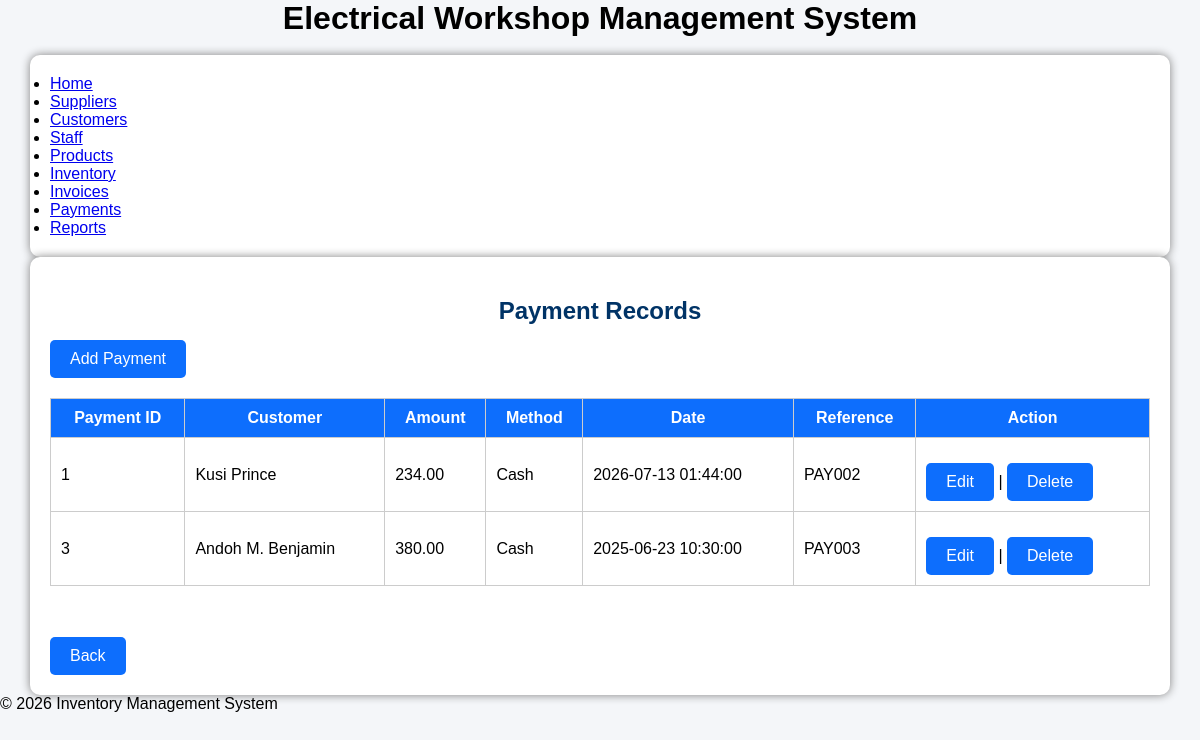
Screenshot of /payment/view_payment.php (signed in) with the database file from the repository.
### tables this page shows
CREATE TABLE payment (
  `Payment_ID` int NOT NULL AUTO_INCREMENT,
  `Invoice_ID` int NOT NULL,
  `Payment_Date` datetime NOT NULL,
  `Amount` decimal(10,2) NOT NULL,
  `Payment_Method` varchar(30) DEFAULT NULL,
  `Reference_No` varchar(100) DEFAULT NULL,
  PRIMARY KEY (`Payment_ID`),
  KEY `Invoice_ID` (`Invoice_ID`),
  CONSTRAINT `payment_ibfk_1` FOREIGN KEY (`Invoice_ID`) REFERENCES `invoice` (`Invoice_ID`)
);

CREATE TABLE customer (
  `Customer_ID` int NOT NULL AUTO_INCREMENT,
  `Customer_Name` varchar(100) NOT NULL,
  `Phone` varchar(20) DEFAULT NULL,
  `Address` varchar(255) DEFAULT NULL,
  PRIMARY KEY (`Customer_ID`),
  UNIQUE KEY `Phone` (`Phone`)
);

### payment/view_payment.php (the view, shortened to what this page needs)
<?php
include '../config/database.php';
include '../includes/header.php';
$sql = "SELECT p.*, c.Customer_Name
        FROM Payment p
        JOIN Invoice i
        ON p.Invoice_ID=i.Invoice_ID
        JOIN Sale s
        ON i.Sale_ID=s.Sale_ID
        JOIN Customer c
        ON s.Customer_ID=c.Customer_ID";
$result = mysqli_query($conn,$sql);
?>
<!DOCTYPE html>
<html>
<head>
<link rel="stylesheet" href="../css/style.css">
</head>
<body>
<div class="container">
<h2>Payment Records</h2>
<a href="add_payment.php" class="btn">Add Payment</a>
<table>
<tr>
<th>Payment ID</th>
<th>Customer</th>
<th>Amount</th>
<th>Method</th>
<th>Date</th>
<th>Reference</th>
<th>Action</th>
</tr>
<?php while($row=mysqli_fetch_assoc($result)){ ?>
<tr>
<td><?php echo $row['Payment_ID']; ?></td>
<td><?php echo $row['Customer_Name']; ?></td>
<td><?php echo $row['Amount']; ?></td>
<td><?php echo $row['Payment_Method']; ?></td>
<td><?php echo $row['Payment_Date']; ?></td>
<td><?php echo $row['Reference_No']; ?></td>
<td>
<a href="edit_payment.php?id=<?php echo $row['Payment_ID']; ?>" class="btn">Edit</a> |
<a href="delete_payment.php?id=<?php echo $row['Payment_ID']; ?>" class="btn">Delete</a>
</td>
</tr>
<?php } ?>
</table>
   <br><br>
<div><a href="index.php" class="btn">Back</a></div>
</div>
<?php include '../includes/footer.php'; ?>
</body>
</html>

### css/style.css (style rules this page uses)
Body { Font-family: Arial; Background:#f4f4f4; }
.container { Width:70%; Margin:auto; Background:#fff; Padding:20px; Margin-top:40px; Border-radius:10px; Box-shadow:0 0 10px gray; }
H2 { Text-align:center; Color:#003366; }
Button,.btn { Background:#003366; Color:white; Padding:10px 20px; Border:none; Text-decoration:none; Display:inline-block; Margin-top:15px; Cursor:pointer; }
Table { Width:100%; Border-collapse:collapse; Margin-top:20px; }
Table,th,td { Border:1px solid #ccc; }
Th { Background:#003366; Color:white; Padding:10px; }
Td { Padding:10px; }
* { margin:0; padding:0; box-sizing:border-box; font-family:Arial, Helvetica, sans-serif; }
body { background:#f4f6f9; }
.container { width:95%; margin:auto; }
.btn { display:inline-block; background:#0d6efd; color:white; padding:10px 20px; text-decoration:none; border-radius:5px; }
table { width:100%; border-collapse:collapse; margin-top:20px; }
table th { background:#0d6efd; color:white; padding:10px; }
table td { padding:10px; border:1px solid #ccc; }
h2 { margin-top:20px; }

### rows the page displays
payment: Payment_ID "1", customer.Customer_Name "Kusi Prince", Amount "234.00", Payment_Method "Cash", Payment_Date "2026-07-13 01:44:00", Reference_No "PAY002"
payment: Payment_ID "3", customer.Customer_Name "Andoh M. Benjamin", Amount "380.00", Payment_Method "Cash", Payment_Date "2025-06-23 10:30:00", Reference_No "PAY003"
